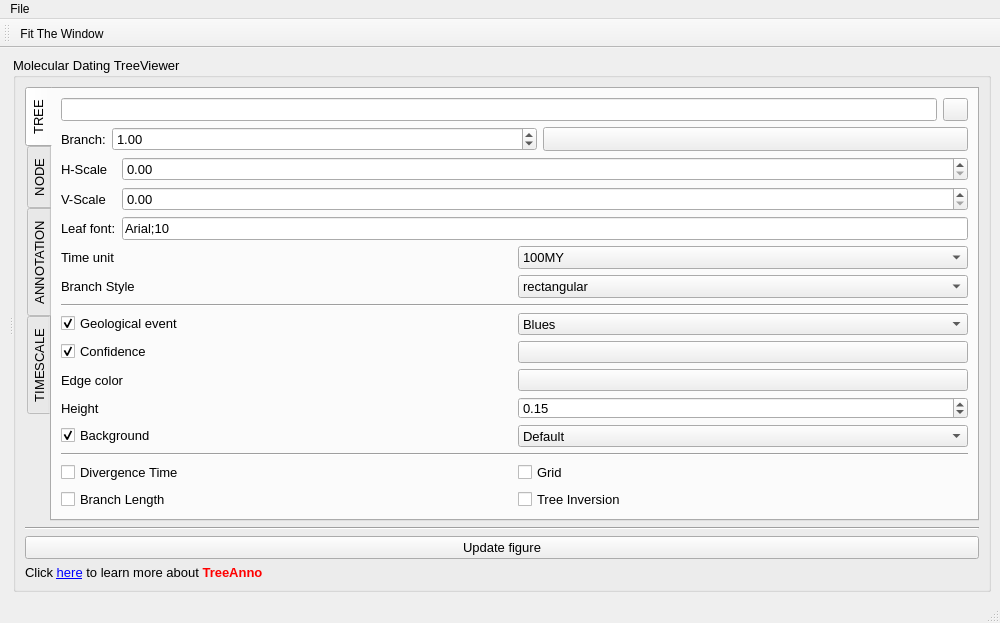
<?xml version="1.0" encoding="UTF-8"?>
<ui version="4.0">
 <class>TreeView</class>
 <widget class="QMainWindow" name="TreeView">
  <property name="geometry">
   <rect>
    <x>0</x>
    <y>0</y>
    <width>1000</width>
    <height>623</height>
   </rect>
  </property>
  <property name="minimumSize">
   <size>
    <width>1000</width>
    <height>600</height>
   </size>
  </property>
  <property name="windowTitle">
   <string>TimeTreeAnno</string>
  </property>
  <widget class="QWidget" name="centralwidget">
   <layout class="QHBoxLayout" name="horizontalLayout_2">
    <item>
     <widget class="QSplitter" name="splitter">
      <property name="orientation">
       <enum>Qt::Horizontal</enum>
      </property>
      <widget class="QWidget" name="horizontalLayoutWidget">
       <layout class="QHBoxLayout" name="horizontalLayout">
        <item>
         <widget class="QWidget" name="widget" native="true">
          <property name="sizePolicy">
           <sizepolicy hsizetype="Expanding" vsizetype="Preferred">
            <horstretch>0</horstretch>
            <verstretch>0</verstretch>
           </sizepolicy>
          </property>
          <property name="acceptDrops">
           <bool>true</bool>
          </property>
         </widget>
        </item>
       </layout>
      </widget>
      <widget class="QGroupBox" name="groupBox">
       <property name="sizePolicy">
        <sizepolicy hsizetype="Minimum" vsizetype="Preferred">
         <horstretch>0</horstretch>
         <verstretch>0</verstretch>
        </sizepolicy>
       </property>
       <property name="font">
        <font>
         <family>Arial</family>
         <pointsize>10</pointsize>
        </font>
       </property>
       <property name="title">
        <string>Molecular Dating TreeViewer</string>
       </property>
       <layout class="QVBoxLayout" name="verticalLayout_2">
        <item>
         <widget class="QTabWidget" name="tabWidget">
          <property name="sizePolicy">
           <sizepolicy hsizetype="Preferred" vsizetype="Expanding">
            <horstretch>0</horstretch>
            <verstretch>0</verstretch>
           </sizepolicy>
          </property>
          <property name="layoutDirection">
           <enum>Qt::LeftToRight</enum>
          </property>
          <property name="tabPosition">
           <enum>QTabWidget::West</enum>
          </property>
          <property name="currentIndex">
           <number>0</number>
          </property>
          <widget class="QWidget" name="tab_4">
           <attribute name="title">
            <string>TREE</string>
           </attribute>
           <layout class="QVBoxLayout" name="verticalLayout">
            <item>
             <layout class="QHBoxLayout" name="horizontalLayout_4">
              <item>
               <widget class="QLineEdit" name="lineEdit"/>
              </item>
              <item>
               <widget class="QPushButton" name="pushButton_3">
                <property name="maximumSize">
                 <size>
                  <width>25</width>
                  <height>16777215</height>
                 </size>
                </property>
                <property name="text">
                 <string/>
                </property>
               </widget>
              </item>
             </layout>
            </item>
            <item>
             <layout class="QHBoxLayout" name="horizontalLayout_3">
              <item>
               <widget class="QLabel" name="label_8">
                <property name="text">
                 <string>Branch:</string>
                </property>
               </widget>
              </item>
              <item>
               <widget class="QDoubleSpinBox" name="doubleSpinBox_3">
                <property name="sizePolicy">
                 <sizepolicy hsizetype="Expanding" vsizetype="Fixed">
                  <horstretch>0</horstretch>
                  <verstretch>0</verstretch>
                 </sizepolicy>
                </property>
                <property name="maximum">
                 <double>9999999999.000000000000000</double>
                </property>
                <property name="singleStep">
                 <double>0.100000000000000</double>
                </property>
                <property name="value">
                 <double>1.000000000000000</double>
                </property>
               </widget>
              </item>
              <item>
               <widget class="QPushButton" name="pushButton_color">
                <property name="sizePolicy">
                 <sizepolicy hsizetype="Expanding" vsizetype="Minimum">
                  <horstretch>0</horstretch>
                  <verstretch>0</verstretch>
                 </sizepolicy>
                </property>
                <property name="maximumSize">
                 <size>
                  <width>16777215</width>
                  <height>16777215</height>
                 </size>
                </property>
                <property name="toolTip">
                 <string>Click to change color</string>
                </property>
                <property name="autoFillBackground">
                 <bool>false</bool>
                </property>
                <property name="styleSheet">
                 <string notr="true"/>
                </property>
                <property name="text">
                 <string/>
                </property>
               </widget>
              </item>
             </layout>
            </item>
            <item>
             <layout class="QGridLayout" name="gridLayout_3">
              <item row="0" column="0">
               <widget class="QLabel" name="label_2">
                <property name="text">
                 <string>H-Scale</string>
                </property>
               </widget>
              </item>
              <item row="0" column="1">
               <widget class="QDoubleSpinBox" name="doubleSpinBox">
                <property name="minimum">
                 <double>0.000000000000000</double>
                </property>
                <property name="maximum">
                 <double>999999999999999983222784.000000000000000</double>
                </property>
                <property name="singleStep">
                 <double>0.300000000000000</double>
                </property>
               </widget>
              </item>
              <item row="1" column="0">
               <widget class="QLabel" name="label_3">
                <property name="text">
                 <string>V-Scale</string>
                </property>
               </widget>
              </item>
              <item row="1" column="1">
               <widget class="QDoubleSpinBox" name="doubleSpinBox_2">
                <property name="sizePolicy">
                 <sizepolicy hsizetype="Minimum" vsizetype="Fixed">
                  <horstretch>0</horstretch>
                  <verstretch>0</verstretch>
                 </sizepolicy>
                </property>
                <property name="minimum">
                 <double>0.000000000000000</double>
                </property>
                <property name="maximum">
                 <double>99999999999999991611392.000000000000000</double>
                </property>
                <property name="singleStep">
                 <double>0.300000000000000</double>
                </property>
               </widget>
              </item>
              <item row="2" column="0">
               <widget class="QLabel" name="label_7">
                <property name="text">
                 <string>Leaf font:</string>
                </property>
               </widget>
              </item>
              <item row="2" column="1">
               <widget class="ComLineEdit" name="lineEdit_2">
                <property name="sizePolicy">
                 <sizepolicy hsizetype="Expanding" vsizetype="Fixed">
                  <horstretch>0</horstretch>
                  <verstretch>0</verstretch>
                 </sizepolicy>
                </property>
                <property name="text">
                 <string>Arial;10</string>
                </property>
                <property name="readOnly">
                 <bool>true</bool>
                </property>
               </widget>
              </item>
             </layout>
            </item>
            <item>
             <layout class="QGridLayout" name="gridLayout_7">
              <item row="0" column="0">
               <widget class="QLabel" name="label">
                <property name="text">
                 <string>Time unit</string>
                </property>
               </widget>
              </item>
              <item row="0" column="1">
               <widget class="QComboBox" name="comboBox">
                <item>
                 <property name="text">
                  <string>100MY</string>
                 </property>
                </item>
                <item>
                 <property name="text">
                  <string>1MY</string>
                 </property>
                </item>
               </widget>
              </item>
              <item row="1" column="0">
               <widget class="QLabel" name="label_4">
                <property name="text">
                 <string>Branch Style</string>
                </property>
               </widget>
              </item>
              <item row="1" column="1">
               <widget class="QComboBox" name="comboBox_2">
                <item>
                 <property name="text">
                  <string>rectangular</string>
                 </property>
                </item>
                <item>
                 <property name="text">
                  <string>rounded rectangula</string>
                 </property>
                </item>
                <item>
                 <property name="text">
                  <string>elliptical</string>
                 </property>
                </item>
               </widget>
              </item>
             </layout>
            </item>
            <item>
             <widget class="Line" name="line_4">
              <property name="orientation">
               <enum>Qt::Horizontal</enum>
              </property>
             </widget>
            </item>
            <item>
             <layout class="QGridLayout" name="gridLayout_6">
              <item row="0" column="0">
               <widget class="QCheckBox" name="checkBox_16">
                <property name="font">
                 <font>
                  <family>Arial</family>
                  <pointsize>10</pointsize>
                  <weight>50</weight>
                  <bold>false</bold>
                 </font>
                </property>
                <property name="text">
                 <string>Geological event</string>
                </property>
                <property name="checked">
                 <bool>true</bool>
                </property>
               </widget>
              </item>
              <item row="0" column="1">
               <widget class="QComboBox" name="comboBox_4">
                <item>
                 <property name="text">
                  <string>Blues</string>
                 </property>
                </item>
                <item>
                 <property name="text">
                  <string>RdPu_r</string>
                 </property>
                </item>
                <item>
                 <property name="text">
                  <string>OrRd_r</string>
                 </property>
                </item>
                <item>
                 <property name="text">
                  <string>cool_r</string>
                 </property>
                </item>
                <item>
                 <property name="text">
                  <string>hsv</string>
                 </property>
                </item>
               </widget>
              </item>
              <item row="1" column="0">
               <widget class="QCheckBox" name="checkBox_4">
                <property name="font">
                 <font>
                  <family>Arial</family>
                  <pointsize>10</pointsize>
                 </font>
                </property>
                <property name="text">
                 <string>Confidence</string>
                </property>
                <property name="checked">
                 <bool>true</bool>
                </property>
               </widget>
              </item>
              <item row="1" column="1">
               <widget class="QPushButton" name="pushButton_color_2">
                <property name="sizePolicy">
                 <sizepolicy hsizetype="Minimum" vsizetype="Minimum">
                  <horstretch>0</horstretch>
                  <verstretch>0</verstretch>
                 </sizepolicy>
                </property>
                <property name="toolTip">
                 <string>Click to change color</string>
                </property>
                <property name="autoFillBackground">
                 <bool>false</bool>
                </property>
                <property name="styleSheet">
                 <string notr="true"/>
                </property>
                <property name="text">
                 <string/>
                </property>
               </widget>
              </item>
              <item row="2" column="0">
               <widget class="QLabel" name="label_5">
                <property name="text">
                 <string>Edge color</string>
                </property>
               </widget>
              </item>
              <item row="2" column="1">
               <widget class="QPushButton" name="pushButton_color_3">
                <property name="sizePolicy">
                 <sizepolicy hsizetype="Minimum" vsizetype="Minimum">
                  <horstretch>0</horstretch>
                  <verstretch>0</verstretch>
                 </sizepolicy>
                </property>
                <property name="toolTip">
                 <string>Click to change color</string>
                </property>
                <property name="autoFillBackground">
                 <bool>false</bool>
                </property>
                <property name="styleSheet">
                 <string notr="true"/>
                </property>
                <property name="text">
                 <string/>
                </property>
               </widget>
              </item>
              <item row="3" column="0">
               <widget class="QLabel" name="label_9">
                <property name="text">
                 <string>Height</string>
                </property>
               </widget>
              </item>
              <item row="3" column="1">
               <widget class="QDoubleSpinBox" name="doubleSpinBox_4">
                <property name="singleStep">
                 <double>0.050000000000000</double>
                </property>
                <property name="value">
                 <double>0.150000000000000</double>
                </property>
               </widget>
              </item>
              <item row="4" column="0">
               <widget class="QCheckBox" name="checkBox_13">
                <property name="font">
                 <font>
                  <family>Arial</family>
                  <pointsize>10</pointsize>
                 </font>
                </property>
                <property name="text">
                 <string>Background</string>
                </property>
                <property name="checked">
                 <bool>true</bool>
                </property>
               </widget>
              </item>
              <item row="4" column="1">
               <widget class="QComboBox" name="comboBox_3">
                <item>
                 <property name="text">
                  <string>Default</string>
                 </property>
                </item>
                <item>
                 <property name="text">
                  <string>Invert</string>
                 </property>
                </item>
                <item>
                 <property name="text">
                  <string>Dark</string>
                 </property>
                </item>
               </widget>
              </item>
             </layout>
            </item>
            <item>
             <widget class="Line" name="line_5">
              <property name="orientation">
               <enum>Qt::Horizontal</enum>
              </property>
             </widget>
            </item>
            <item>
             <layout class="QGridLayout" name="gridLayout_8">
              <item row="0" column="0">
               <widget class="QCheckBox" name="checkBox_14">
                <property name="font">
                 <font>
                  <family>Arial</family>
                  <pointsize>10</pointsize>
                 </font>
                </property>
                <property name="text">
                 <string>Divergence Time</string>
                </property>
               </widget>
              </item>
              <item row="0" column="1">
               <widget class="QCheckBox" name="checkBox_15">
                <property name="font">
                 <font>
                  <family>Arial</family>
                  <pointsize>10</pointsize>
                 </font>
                </property>
                <property name="text">
                 <string>Grid</string>
                </property>
               </widget>
              </item>
              <item row="1" column="0">
               <widget class="QCheckBox" name="checkBox_5">
                <property name="font">
                 <font>
                  <family>Arial</family>
                  <pointsize>10</pointsize>
                 </font>
                </property>
                <property name="text">
                 <string>Branch Length</string>
                </property>
               </widget>
              </item>
              <item row="1" column="1">
               <widget class="QCheckBox" name="checkBox_3">
                <property name="font">
                 <font>
                  <family>Arial</family>
                  <pointsize>10</pointsize>
                 </font>
                </property>
                <property name="text">
                 <string>Tree Inversion</string>
                </property>
               </widget>
              </item>
             </layout>
            </item>
            <item>
             <spacer name="verticalSpacer_2">
              <property name="orientation">
               <enum>Qt::Vertical</enum>
              </property>
              <property name="sizeHint" stdset="0">
               <size>
                <width>20</width>
                <height>40</height>
               </size>
              </property>
             </spacer>
            </item>
           </layout>
          </widget>
          <widget class="QWidget" name="tab">
           <attribute name="title">
            <string>NODE</string>
           </attribute>
           <layout class="QGridLayout" name="gridLayout">
            <item row="0" column="0">
             <widget class="QTableWidget" name="tableWidget">
              <attribute name="horizontalHeaderCascadingSectionResizes">
               <bool>true</bool>
              </attribute>
              <column>
               <property name="text">
                <string>node name</string>
               </property>
              </column>
              <column>
               <property name="text">
                <string>branch length</string>
               </property>
              </column>
             </widget>
            </item>
            <item row="1" column="0">
             <widget class="QPushButton" name="pushButton_clid">
              <property name="text">
               <string>Copy leaves ID</string>
              </property>
             </widget>
            </item>
            <item row="2" column="0">
             <widget class="QPushButton" name="pushButton_ciid">
              <property name="text">
               <string>Copy internal ID</string>
              </property>
             </widget>
            </item>
           </layout>
          </widget>
          <widget class="QWidget" name="tab_3">
           <attribute name="title">
            <string>ANNOTATION</string>
           </attribute>
           <layout class="QVBoxLayout" name="verticalLayout_3">
            <item>
             <widget class="QSplitter" name="splitter_2">
              <property name="orientation">
               <enum>Qt::Vertical</enum>
              </property>
              <widget class="MyListWidget" name="listWidget">
               <property name="maximumSize">
                <size>
                 <width>16777215</width>
                 <height>260</height>
                </size>
               </property>
               <property name="acceptDrops">
                <bool>true</bool>
               </property>
               <property name="editTriggers">
                <set>QAbstractItemView::NoEditTriggers</set>
               </property>
               <property name="dragEnabled">
                <bool>true</bool>
               </property>
               <property name="dragDropMode">
                <enum>QAbstractItemView::InternalMove</enum>
               </property>
               <property name="defaultDropAction">
                <enum>Qt::MoveAction</enum>
               </property>
               <property name="alternatingRowColors">
                <bool>true</bool>
               </property>
               <property name="selectionMode">
                <enum>QAbstractItemView::ExtendedSelection</enum>
               </property>
               <property name="wordWrap">
                <bool>true</bool>
               </property>
              </widget>
              <widget class="QStackedWidget" name="stackedWidget">
               <property name="sizePolicy">
                <sizepolicy hsizetype="Preferred" vsizetype="Expanding">
                 <horstretch>0</horstretch>
                 <verstretch>0</verstretch>
                </sizepolicy>
               </property>
              </widget>
             </widget>
            </item>
            <item>
             <widget class="QPushButton" name="add_ann_btn">
              <property name="acceptDrops">
               <bool>true</bool>
              </property>
              <property name="text">
               <string>Add annotation</string>
              </property>
              <property name="icon">
               <iconset>
                <normaloff>:/picture/resourses/add-icon.png</normaloff>:/picture/resourses/add-icon.png</iconset>
              </property>
             </widget>
            </item>
           </layout>
          </widget>
          <widget class="QWidget" name="tab_2">
           <attribute name="title">
            <string>TIMESCALE</string>
           </attribute>
           <layout class="QGridLayout" name="gridLayout_5">
            <item row="0" column="0">
             <layout class="QGridLayout" name="gridLayout_2">
              <item row="1" column="0" colspan="2">
               <widget class="QCheckBox" name="checkBox_9">
                <property name="text">
                 <string>Erathem/Era</string>
                </property>
               </widget>
              </item>
              <item row="0" column="0" colspan="2">
               <widget class="QCheckBox" name="checkBox_8">
                <property name="text">
                 <string>Eonothem/Eon</string>
                </property>
               </widget>
              </item>
              <item row="3" column="0" colspan="2">
               <widget class="QCheckBox" name="checkBox_12">
                <property name="text">
                 <string>Series/Epoch</string>
                </property>
               </widget>
              </item>
              <item row="2" column="0" colspan="2">
               <widget class="QCheckBox" name="checkBox_11">
                <property name="text">
                 <string>System/Period</string>
                </property>
               </widget>
              </item>
             </layout>
            </item>
            <item row="1" column="0">
             <spacer name="verticalSpacer">
              <property name="orientation">
               <enum>Qt::Vertical</enum>
              </property>
              <property name="sizeHint" stdset="0">
               <size>
                <width>20</width>
                <height>40</height>
               </size>
              </property>
             </spacer>
            </item>
           </layout>
          </widget>
         </widget>
        </item>
        <item>
         <widget class="Line" name="line_2">
          <property name="orientation">
           <enum>Qt::Horizontal</enum>
          </property>
         </widget>
        </item>
        <item>
         <widget class="QPushButton" name="pushButton">
          <property name="text">
           <string>Update figure</string>
          </property>
         </widget>
        </item>
        <item>
         <widget class="QLabel" name="label_23">
          <property name="text">
           <string>&lt;html&gt;&lt;head/&gt;&lt;body&gt;&lt;p&gt;Click &lt;a href=&quot;http://abacus.gene.ucl.ac.uk/software/paml.html&quot;&gt;&lt;span style=&quot; text-decoration: underline; color:#0000ff;&quot;&gt;here&lt;/span&gt;&lt;/a&gt; to learn more about &lt;span style=&quot; font-weight:600; color:#ff0000;&quot;&gt;TreeAnno&lt;/span&gt;&lt;/p&gt;&lt;/body&gt;&lt;/html&gt;</string>
          </property>
          <property name="openExternalLinks">
           <bool>true</bool>
          </property>
         </widget>
        </item>
       </layout>
      </widget>
     </widget>
    </item>
   </layout>
  </widget>
  <widget class="QStatusBar" name="statusbar"/>
  <widget class="QMenuBar" name="menubar">
   <property name="geometry">
    <rect>
     <x>0</x>
     <y>0</y>
     <width>1000</width>
     <height>23</height>
    </rect>
   </property>
   <property name="acceptDrops">
    <bool>true</bool>
   </property>
   <widget class="QMenu" name="menufff">
    <property name="title">
     <string>File</string>
    </property>
    <addaction name="actionInput_Tree"/>
    <addaction name="actionsave_as"/>
   </widget>
   <addaction name="menufff"/>
  </widget>
  <widget class="QToolBar" name="toolBar">
   <property name="windowTitle">
    <string>toolBar</string>
   </property>
   <attribute name="toolBarArea">
    <enum>TopToolBarArea</enum>
   </attribute>
   <attribute name="toolBarBreak">
    <bool>false</bool>
   </attribute>
   <addaction name="actionFit_The_Window"/>
  </widget>
  <action name="actionInput_Tree">
   <property name="text">
    <string>Input Tree</string>
   </property>
  </action>
  <action name="actionFit_The_Window">
   <property name="icon">
    <iconset>
     <normaloff>:/seq_Viewer/resourses/seq_viewer/28105126-d6a6ce90-66fb-11e7-8546-72517772000b.png</normaloff>:/seq_Viewer/resourses/seq_viewer/28105126-d6a6ce90-66fb-11e7-8546-72517772000b.png</iconset>
   </property>
   <property name="text">
    <string>Fit The Window</string>
   </property>
  </action>
  <action name="actionPDF">
   <property name="text">
    <string>PDF</string>
   </property>
  </action>
  <action name="actionJPG">
   <property name="text">
    <string>JPG</string>
   </property>
  </action>
  <action name="actionsave_as">
   <property name="text">
    <string>save as</string>
   </property>
  </action>
 </widget>
 <customwidgets>
  <customwidget>
   <class>ComLineEdit</class>
   <extends>QLineEdit</extends>
   <header>src.CustomWidget.h</header>
  </customwidget>
  <customwidget>
   <class>MyListWidget</class>
   <extends>QListWidget</extends>
   <header>src.CustomWidget2.h</header>
  </customwidget>
 </customwidgets>
 <resources>
  <include location="../myRes.qrc"/>
 </resources>
 <connections/>
</ui>
